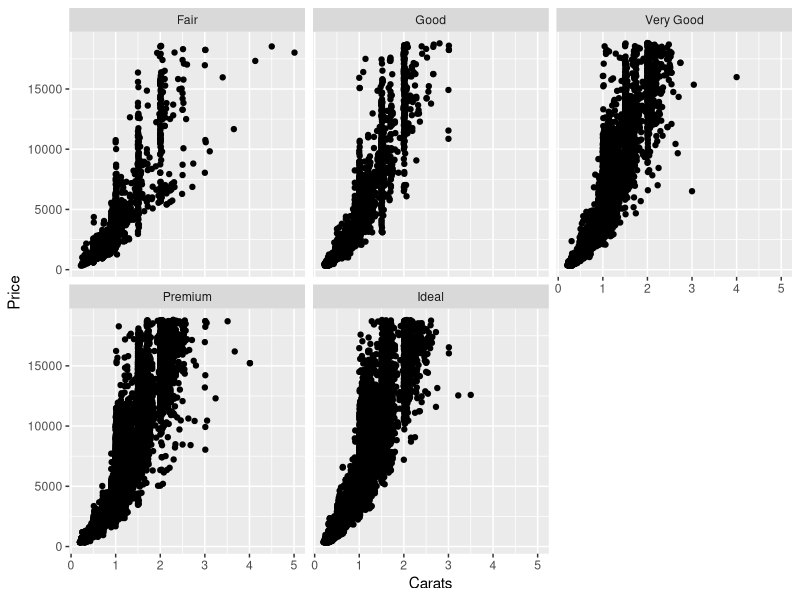
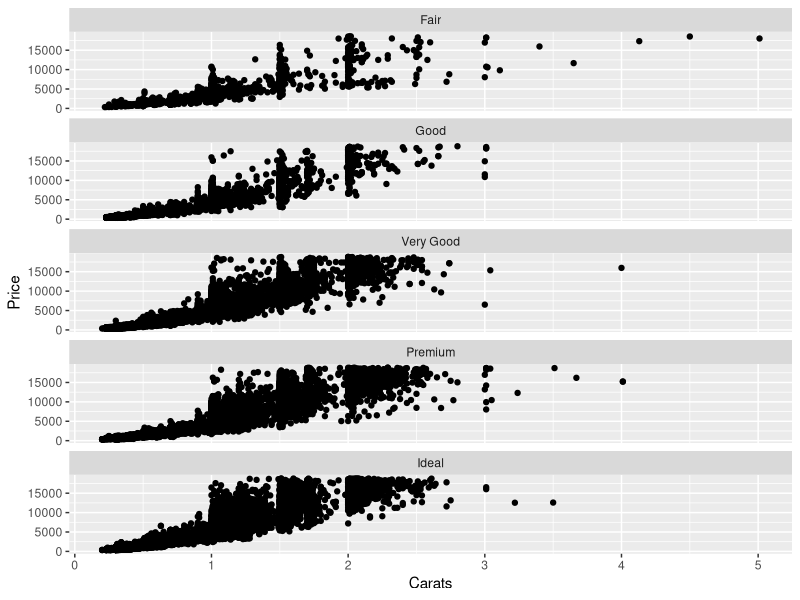

Write R code to recreate these figures, in order.
## ---- chunk 1
# 7.1
library(tidyverse)
ggplot(diamonds, aes(carat, price)) +
      geom_point() +
      xlab("Carats") +
      ylab("Price") +
      facet_wrap(~cut)

# 7.2
ggplot(diamonds, aes(carat, price)) +
      geom_point() +
      xlab("Carats") +
      ylab("Price") +
      facet_wrap(~cut, nrow = 5)
